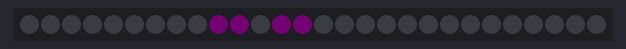
The sketch below on a simulated Arduino Uno, built with avr-gcc and run on an emulated ATmega328P. On the bench: 28 RGB LEDs in strip order, left to right. Dim RGB values are drawn brighter than linear; random numbers use the default seed unless the sketch sets one.

Above: at 3.47 s.
At 8.0 s:
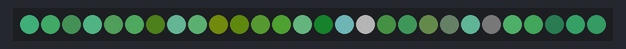
At 12.51 s:
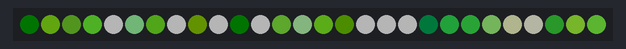
At 21.53 s:
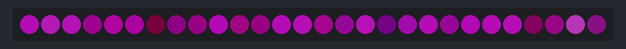
At 30.54 s:
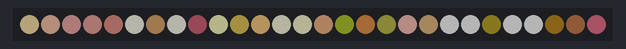
At 39.56 s:
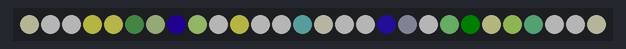

The sketch:

ripple_pal.ino
```cpp
#include "FastLED.h"                                          // FastLED library.

// Fixed definitions cannot change on the fly.
#define LED_DT 0                                              // Data pin to connect to the strip.
#define LED_CK 1                                              // Clock pin for WS2801 or APA102.
#define COLOR_ORDER BGR                                       // It's GRB for WS2812 and BGR for APA102.
#define LED_TYPE APA102                                       // Using APA102, WS2812, WS2801. Don't forget to change LEDS.addLeds.
#define NUM_LEDS 28                                           // Number of LED's.

// Global variables can be changed on the fly.
uint8_t max_bright = 64;                                     // Overall brightness definition. It can be changed on the fly.
struct CRGB leds[NUM_LEDS];                                   // Initialize our LED array.

CRGBPalette16 currentPalette;
CRGBPalette16 targetPalette;
TBlendType    currentBlending;                                // NOBLEND or LINEARBLEND

uint8_t colour;                                               // Ripple colour is randomized.
int center = 0;                                               // Center of the current ripple.
int step = -1;                                                // -1 is the initializing step.
uint8_t myfade = 255;                                         // Starting brightness.
#define maxsteps 16                                           // Case statement wouldn't allow a variable.
uint8_t fadeval = 128;

uint8_t bgcol = 0;                                            // Background colour rotates.
int thisdelay = 60;                                          // Standard delay value.

void setup() {
  LEDS.addLeds<LED_TYPE, LED_DT, LED_CK, COLOR_ORDER>(leds, NUM_LEDS); // Set up APA102 leds

  FastLED.setBrightness(max_bright);
  FastLED.setMaxPowerInVoltsAndMilliamps(5, 500);                      // FastLED Power management set at 5V, 500mA.

  currentBlending = LINEARBLEND;
}

void loop () {

  EVERY_N_MILLISECONDS(100) {
    uint8_t maxChanges = 24;
    nblendPaletteTowardPalette(currentPalette, targetPalette, maxChanges);   // AWESOME palette blending capability.
  }

  EVERY_N_MILLISECONDS(3*1000) {
      targetPalette = CRGBPalette16(CHSV(random8(), 255, 32), CHSV(random8(), /*random8(64)+*/192, 255), CHSV(random8(), 255, 32), CHSV(random8(), 255, 255));
  }

  //EVERY_N_MILLISECONDS(thisdelay) {                                   // FastLED based non-blocking delay to update/display the sequence.
    ripple();
    FastLED.show();
  //}
}

void ripple() {

  //fadeToBlackBy(leds, NUM_LEDS, fadeval);                             // 8 bit, 1 = slow, 255 = fast

  switch (step) {

    case -1:                                                          // Initialize ripple variables.
      center = random(NUM_LEDS);
      colour = random8();
      step = 0;
      break;

    case 0:
      leds[center] = ColorFromPalette(currentPalette, colour, myfade, currentBlending);

      step ++;
      break;

    case maxsteps:                                                    // At the end of the ripples.
      step = -1;
      break;

    default:                                                          // Middle of the ripples.
      leds[(center + step + NUM_LEDS) % NUM_LEDS] += ColorFromPalette(currentPalette, colour, myfade/step*2, currentBlending);       // Simple wrap from Marc Miller
      leds[(center - step + NUM_LEDS) % NUM_LEDS] += ColorFromPalette(currentPalette, colour, myfade/step*2, currentBlending);
      step ++;                                                         // Next step.
      break;
  }
}
```
